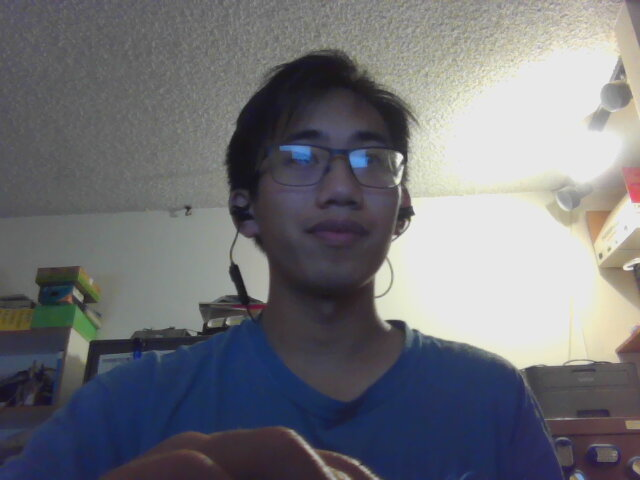
#> input picture face.jpg, 640 x 480 px
$ python face_classifier.py
#> lines starting #> are read from the running program, lines starting #| are printed output that depends on the picture; after the words box and inside, x2 and y2 are one past the last pixel; in counts of white or black regions, pixels touching at a corner belong together
import numpy as np
import cv2

face_classifier = cv2.CascadeClassifier(cv2.data.haarcascades + 'haarcascade_frontalface_default.xml')

img = cv2.imread('face.jpg')
#> img is the input picture: shape (480, 640, 3); mean B, G, R 119.8, 114.4, 113.5
gray = cv2.cvtColor(img, cv2.COLOR_BGR2GRAY )
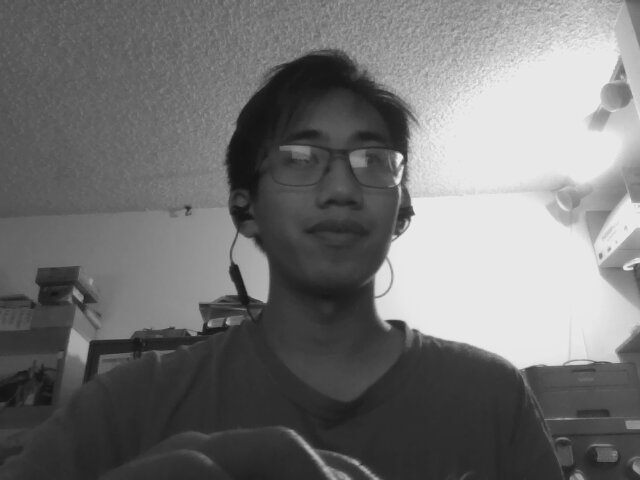
#> gray: shape (480, 640); min 17, max 244, mean 114.7

faces = face_classifier.detectMultiScale(gray, 1.3, 5)
#> faces = ()

if faces == ():
    cv2.putText(img, "No Faces Found", (10, 20),
                        cv2.FONT_HERSHEY_SIMPLEX, 1, (0, 255, 0), 1, 3)
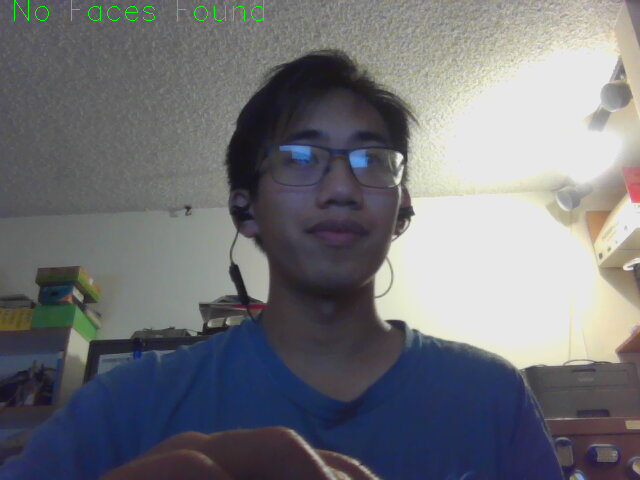
#> img: shape (480, 640, 3); 0.16% of pixels changed, all inside (x1, y1, x2, y2) = (14, 0, 264, 21)
    cv2.imshow('img', img)
    cv2.waitKey(0)

for (x, y, w, h) in faces:
    cv2.rectangle(img, (x,y), (x+w, y+h), (0, 0, 255), 2)
    cv2.imshow('Face Detection', img)
    cv2.waitKey(0)
#> this loop made 0 passes

cv2.destroyAllWindows()
